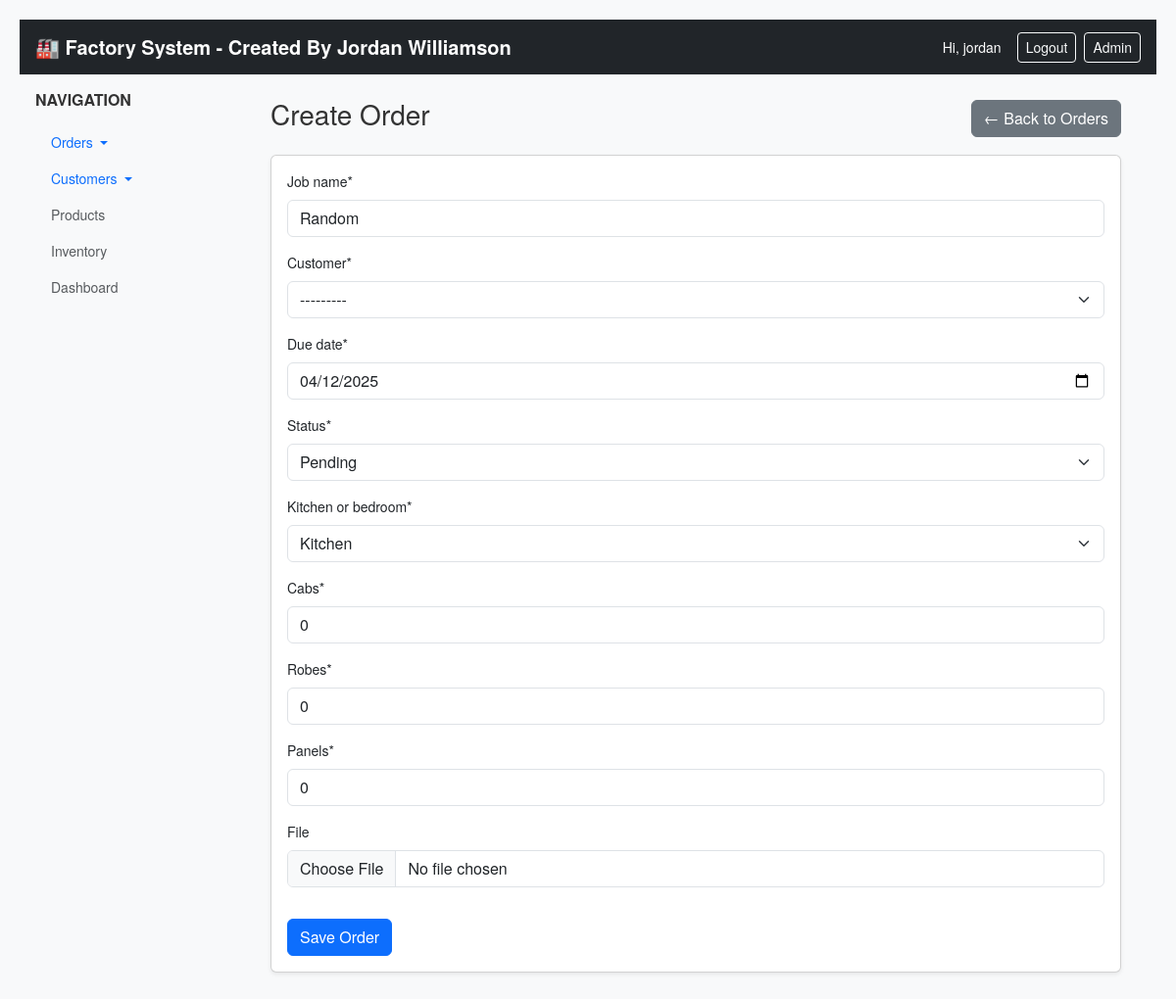
/update/5/ (signed in), run on the app's committed database.
### orders/models.py (models this page shows, shortened)
class Order(models.Model):
    STATUS_CHOICES = [
        ('PENDING', 'Pending'),
        ('IN_PRODUCTION', 'In Prouction'),
        ('COMPLETE', 'Complete'),
        ('DELIVERED', 'Delivered'),
        ('CANCELLED', 'Cancelled'),
        ('NO_PAPERWORK', 'No Paper Work'),
        ('CONFIRMATION', 'Confirmation'),
    ]
    kitchen_or_bedroom = [
        ('KITCHEN', 'Kitchen'),
        ('BEDROOM', 'Bedroom'),
    ]
    job_name = models.CharField(max_length=255)
    customer = models.ForeignKey(Customer, on_delete=models.CASCADE, related_name='orders')
    due_date = models.DateField()
    status = models.CharField(max_length=20, choices=STATUS_CHOICES, default='PENDING')
    created_at = models.DateTimeField(auto_now_add=True)
    kitchen_or_bedroom = models.CharField(max_length=50, choices=kitchen_or_bedroom, default='KITCHEN')
    cabs = models.IntegerField(default=0)
    robes = models.IntegerField(default=0)
    panels = models.IntegerField(default=0)

### orders/views.py (the view)
# urls.py: path('update/<int:pk>/', views.order_update, name='order_update'),
@login_required
def order_update(request, pk):
    order = get_object_or_404(Order, pk=pk)
    if request.method == 'POST':
        form = OrderForm(request.POST, instance=order)
        attachment_form = AttachmentForm(request.POST, request.FILES)
        if form.is_valid() and attachment_form.is_valid():
            order = form.save()
            file = attachment_form.cleaned_data.get('file')
            if file:
                OrderAttachment.objects.create(order=order, file=file)
            return redirect('order_list')
    else:
        form = OrderForm(instance=order)
        attachment_form = AttachmentForm()
    return render(request, 'orders/order_form.html', {
        'form': form,
        'attachment_form': attachment_form
    })

### orders/forms.py
class OrderForm(forms.ModelForm):
    class Meta:
        model = Order
        fields = '__all__'
        widgets = {
            'due_date': forms.DateInput(attrs={'type': 'date'}),
        }

class AttachmentForm(forms.Form):
    file = forms.FileField(required=False)  # No widget override here

### orders/templates/orders/order_form.html (shortened to what this page needs)
{% extends "base.html" %}
{% load crispy_forms_tags %}
{% block content %}
<div class="container">
    <div class="d-flex justify-content-between align-items-center mb-3">
        <h1 class="h3">Create Order</h1>
        <a href="{% url 'order_list' %}" class="btn btn-secondary">← Back to Orders</a>
    </div>
    <div class="card shadow-sm">
        <div class="card-body">
            <form method="post" enctype="multipart/form-data" novalidate>
                {{ form|crispy }}
                {{ attachment_form|crispy }}
                <button type="submit" class="btn btn-primary mt-3">Save Order</button>
            </form>
        </div>
    </div>
</div>
{% endblock %}

### orders/templates/base.html (shortened to what this page needs)
{% load static %}
<!DOCTYPE html>
<html lang="en">
<head>
  <link href="https://cdn.jsdelivr.net/npm/bootstrap@5.3.0/dist/css/bootstrap.min.css" rel="stylesheet">
  <link rel="stylesheet" href="{% static 'orders/css/custom.css' %}">
</head>
<body>
  <nav class="navbar navbar-dark bg-dark px-3">
    <a class="navbar-brand fw-bold" href="{% url 'order_list' %}">🏭 Factory System - Created By Jordan Williamson</a>
    <div class="d-flex align-items-center ms-auto">
      {% if user.is_authenticated %}
        <span class="navbar-text text-white me-3">Hi, {{ user.username }}</span>
        <a class="btn btn-outline-light btn-sm me-2" href="{% url 'logout' %}">Logout</a>
        <a class="btn btn-outline-light btn-sm" href="/admin/">Admin</a>
      {% else %}
        <a class="btn btn-outline-light btn-sm" href="{% url 'login' %}">Login</a>
      {% endif %}
    </div>
  </nav>
  <div class="d-flex" style="min-height: 100vh;">
    <aside class="bg-light p-3" style="width: 220px;">
      <h6 class="fw-bold text-uppercase mb-3">Navigation</h6>
      <ul class="nav flex-column">
        <li class="nav-item dropdown">
            <a class="nav-link dropdown-toggle" href="#" role="button" data-bs-toggle="dropdown" aria-expanded="false">
              Orders
            </a>
                <li class="nav-item dropdown">
                <a class="nav-link dropdown-toggle" href="#" role="button" data-bs-toggle="dropdown" aria-expanded="false">
                  Customers
                </a>
        </li>
        <li class="nav-item">
          <a class="nav-link disabled text-muted" href="#">Products</a>
        </li>
        <li class="nav-item">
          <a class="nav-link disabled text-muted" href="#">Inventory</a>
        </li>
        <li class="nav-item">
          <a class="nav-link disabled text-muted" href="#">Dashboard</a>
        </li>
      </ul>
    </aside>
    <main class="flex-grow-1 p-4">
      {% block content %}
      {% endblock %}
    </main>
  </div>
</body>
</html>

### orders/static/orders/css/custom.css (style rules this page uses)
body { font-family: 'Helvetica Neue', Helvetica, Arial, sans-serif; font-size: 14px; color: #333; background-color: #f8f9fa; margin: 20px; }
h1 { font-size: 32px; color: #009879; margin-bottom: 20px; }
a { color: #009879; text-decoration: none; }

### data on the page
Order: job_name "Random", customer "---------", due_date "04/12/2025", status "Pending", kitchen_or_bedroom "Kitchen", cabs "0", robes "0", panels "0"

### other printed values
{{ user.username }} "jordan"
